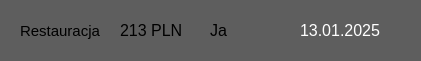
    <widget class="QWidget" name="wydatek1" native="true">
     <property name="geometry">
      <rect>
       <x>10</x>
       <y>10</y>
       <width>421</width>
       <height>61</height>
      </rect>
     </property>
     <property name="palette">
      <palette>
       <active>
        <colorrole role="WindowText">
         <brush brushstyle="SolidPattern">
          <color alpha="255">
           <red>255</red>
           <green>255</green>
           <blue>255</blue>
          </color>
         </brush>
        </colorrole>
        <colorrole role="Button">
         <brush brushstyle="SolidPattern">
          <color alpha="255">
           <red>94</red>
           <green>94</green>
           <blue>94</blue>
          </color>
         </brush>
        </colorrole>
        <colorrole role="Light">
         <brush brushstyle="SolidPattern">
          <color alpha="255">
           <red>38</red>
           <green>39</green>
           <blue>41</blue>
          </color>
         </brush>
        </colorrole>
        <colorrole role="Midlight">
         <brush brushstyle="SolidPattern">
          <color alpha="255">
           <red>31</red>
           <green>32</green>
           <blue>34</blue>
          </color>
         </brush>
        </colorrole>
        <colorrole role="Dark">
         <brush brushstyle="SolidPattern">
          <color alpha="255">
           <red>13</red>
           <green>13</green>
           <blue>14</blue>
          </color>
         </brush>
        </colorrole>
        <colorrole role="Mid">
         <brush brushstyle="SolidPattern">
          <color alpha="255">
           <red>17</red>
           <green>17</green>
           <blue>18</blue>
          </color>
         </brush>
        </colorrole>
        <colorrole role="Text">
         <brush brushstyle="SolidPattern">
          <color alpha="255">
           <red>255</red>
           <green>255</green>
           <blue>255</blue>
          </color>
         </brush>
        </colorrole>
        <colorrole role="BrightText">
         <brush brushstyle="SolidPattern">
          <color alpha="255">
           <red>255</red>
           <green>255</green>
           <blue>255</blue>
          </color>
         </brush>
        </colorrole>
        <colorrole role="ButtonText">
         <brush brushstyle="SolidPattern">
          <color alpha="255">
           <red>255</red>
           <green>255</green>
           <blue>255</blue>
          </color>
         </brush>
        </colorrole>
        <colorrole role="Base">
         <brush brushstyle="SolidPattern">
          <color alpha="255">
           <red>94</red>
           <green>94</green>
           <blue>94</blue>
          </color>
         </brush>
        </colorrole>
        <colorrole role="Window">
         <brush brushstyle="SolidPattern">
          <color alpha="255">
           <red>94</red>
           <green>94</green>
           <blue>94</blue>
          </color>
         </brush>
        </colorrole>
        <colorrole role="Shadow">
         <brush brushstyle="SolidPattern">
          <color alpha="255">
           <red>0</red>
           <green>0</green>
           <blue>0</blue>
          </color>
         </brush>
        </colorrole>
        <colorrole role="AlternateBase">
         <brush brushstyle="SolidPattern">
          <color alpha="255">
           <red>12</red>
           <green>13</green>
           <blue>13</blue>
          </color>
         </brush>
        </colorrole>
        <colorrole role="ToolTipBase">
         <brush brushstyle="SolidPattern">
          <color alpha="255">
           <red>255</red>
           <green>255</green>
           <blue>220</blue>
          </color>
         </brush>
        </colorrole>
        <colorrole role="ToolTipText">
         <brush brushstyle="SolidPattern">
          <color alpha="255">
           <red>0</red>
           <green>0</green>
           <blue>0</blue>
          </color>
         </brush>
        </colorrole>
        <colorrole role="PlaceholderText">
         <brush brushstyle="SolidPattern">
          <color alpha="127">
           <red>255</red>
           <green>255</green>
           <blue>255</blue>
          </color>
         </brush>
        </colorrole>
        <colorrole role="Accent">
         <brush brushstyle="SolidPattern">
          <color alpha="255">
           <red>0</red>
           <green>0</green>
           <blue>0</blue>
          </color>
         </brush>
        </colorrole>
       </active>
       <inactive>
        <colorrole role="WindowText">
         <brush brushstyle="SolidPattern">
          <color alpha="255">
           <red>255</red>
           <green>255</green>
           <blue>255</blue>
          </color>
         </brush>
        </colorrole>
        <colorrole role="Button">
         <brush brushstyle="SolidPattern">
          <color alpha="255">
           <red>94</red>
           <green>94</green>
           <blue>94</blue>
          </color>
         </brush>
        </colorrole>
        <colorrole role="Light">
         <brush brushstyle="SolidPattern">
          <color alpha="255">
           <red>38</red>
           <green>39</green>
           <blue>41</blue>
          </color>
         </brush>
        </colorrole>
        <colorrole role="Midlight">
         <brush brushstyle="SolidPattern">
          <color alpha="255">
           <red>31</red>
           <green>32</green>
           <blue>34</blue>
          </color>
         </brush>
        </colorrole>
        <colorrole role="Dark">
         <brush brushstyle="SolidPattern">
          <color alpha="255">
           <red>13</red>
           <green>13</green>
           <blue>14</blue>
          </color>
         </brush>
        </colorrole>
        <colorrole role="Mid">
         <brush brushstyle="SolidPattern">
          <color alpha="255">
           <red>17</red>
           <green>17</green>
           <blue>18</blue>
          </color>
         </brush>
        </colorrole>
        <colorrole role="Text">
         <brush brushstyle="SolidPattern">
          <color alpha="255">
           <red>255</red>
           <green>255</green>
           <blue>255</blue>
          </color>
         </brush>
        </colorrole>
        <colorrole role="BrightText">
         <brush brushstyle="SolidPattern">
          <color alpha="255">
           <red>255</red>
           <green>255</green>
           <blue>255</blue>
          </color>
         </brush>
        </colorrole>
        <colorrole role="ButtonText">
         <brush brushstyle="SolidPattern">
          <color alpha="255">
           <red>255</red>
           <green>255</green>
           <blue>255</blue>
          </color>
         </brush>
        </colorrole>
        <colorrole role="Base">
         <brush brushstyle="SolidPattern">
          <color alpha="255">
           <red>94</red>
           <green>94</green>
           <blue>94</blue>
          </color>
         </brush>
        </colorrole>
        <colorrole role="Window">
         <brush brushstyle="SolidPattern">
          <color alpha="255">
           <red>94</red>
           <green>94</green>
           <blue>94</blue>
          </color>
         </brush>
        </colorrole>
        <colorrole role="Shadow">
         <brush brushstyle="SolidPattern">
          <color alpha="255">
           <red>0</red>
           <green>0</green>
           <blue>0</blue>
          </color>
         </brush>
        </colorrole>
        <colorrole role="AlternateBase">
         <brush brushstyle="SolidPattern">
          <color alpha="255">
           <red>12</red>
           <green>13</green>
           <blue>13</blue>
          </color>
         </brush>
        </colorrole>
        <colorrole role="ToolTipBase">
         <brush brushstyle="SolidPattern">
          <color alpha="255">
           <red>255</red>
           <green>255</green>
           <blue>220</blue>
          </color>
         </brush>
        </colorrole>
        <colorrole role="ToolTipText">
         <brush brushstyle="SolidPattern">
          <color alpha="255">
           <red>0</red>
           <green>0</green>
           <blue>0</blue>
          </color>
         </brush>
        </colorrole>
        <colorrole role="PlaceholderText">
         <brush brushstyle="SolidPattern">
          <color alpha="127">
           <red>255</red>
           <green>255</green>
           <blue>255</blue>
          </color>
         </brush>
        </colorrole>
        <colorrole role="Accent">
         <brush brushstyle="SolidPattern">
          <color alpha="255">
           <red>0</red>
           <green>0</green>
           <blue>0</blue>
          </color>
         </brush>
        </colorrole>
       </inactive>
       <disabled>
        <colorrole role="WindowText">
         <brush brushstyle="SolidPattern">
          <color alpha="255">
           <red>13</red>
           <green>13</green>
           <blue>14</blue>
          </color>
         </brush>
        </colorrole>
        <colorrole role="Button">
         <brush brushstyle="SolidPattern">
          <color alpha="255">
           <red>94</red>
           <green>94</green>
           <blue>94</blue>
          </color>
         </brush>
        </colorrole>
        <colorrole role="Light">
         <brush brushstyle="SolidPattern">
          <color alpha="255">
           <red>38</red>
           <green>39</green>
           <blue>41</blue>
          </color>
         </brush>
        </colorrole>
        <colorrole role="Midlight">
         <brush brushstyle="SolidPattern">
          <color alpha="255">
           <red>31</red>
           <green>32</green>
           <blue>34</blue>
          </color>
         </brush>
        </colorrole>
        <colorrole role="Dark">
         <brush brushstyle="SolidPattern">
          <color alpha="255">
           <red>13</red>
           <green>13</green>
           <blue>14</blue>
          </color>
         </brush>
        </colorrole>
        <colorrole role="Mid">
         <brush brushstyle="SolidPattern">
          <color alpha="255">
           <red>17</red>
           <green>17</green>
           <blue>18</blue>
          </color>
         </brush>
        </colorrole>
        <colorrole role="Text">
         <brush brushstyle="SolidPattern">
          <color alpha="255">
           <red>13</red>
           <green>13</green>
           <blue>14</blue>
          </color>
         </brush>
        </colorrole>
        <colorrole role="BrightText">
         <brush brushstyle="SolidPattern">
          <color alpha="255">
           <red>255</red>
           <green>255</green>
           <blue>255</blue>
          </color>
         </brush>
        </colorrole>
        <colorrole role="ButtonText">
         <brush brushstyle="SolidPattern">
          <color alpha="255">
           <red>13</red>
           <green>13</green>
           <blue>14</blue>
          </color>
         </brush>
        </colorrole>
        <colorrole role="Base">
         <brush brushstyle="SolidPattern">
          <color alpha="255">
           <red>94</red>
           <green>94</green>
           <blue>94</blue>
          </color>
         </brush>
        </colorrole>
        <colorrole role="Window">
         <brush brushstyle="SolidPattern">
          <color alpha="255">
           <red>94</red>
           <green>94</green>
           <blue>94</blue>
          </color>
         </brush>
        </colorrole>
        <colorrole role="Shadow">
         <brush brushstyle="SolidPattern">
          <color alpha="255">
           <red>0</red>
           <green>0</green>
           <blue>0</blue>
          </color>
         </brush>
        </colorrole>
        <colorrole role="AlternateBase">
         <brush brushstyle="SolidPattern">
          <color alpha="255">
           <red>25</red>
           <green>26</green>
           <blue>27</blue>
          </color>
         </brush>
        </colorrole>
        <colorrole role="ToolTipBase">
         <brush brushstyle="SolidPattern">
          <color alpha="255">
           <red>255</red>
           <green>255</green>
           <blue>220</blue>
          </color>
         </brush>
        </colorrole>
        <colorrole role="ToolTipText">
         <brush brushstyle="SolidPattern">
          <color alpha="255">
           <red>0</red>
           <green>0</green>
           <blue>0</blue>
          </color>
         </brush>
        </colorrole>
        <colorrole role="PlaceholderText">
         <brush brushstyle="SolidPattern">
          <color alpha="127">
           <red>13</red>
           <green>13</green>
           <blue>14</blue>
          </color>
         </brush>
        </colorrole>
        <colorrole role="Accent">
         <brush brushstyle="SolidPattern">
          <color alpha="255">
           <red>18</red>
           <green>18</green>
           <blue>19</blue>
          </color>
         </brush>
        </colorrole>
       </disabled>
      </palette>
     </property>
     <property name="autoFillBackground">
      <bool>false</bool>
     </property>
     <property name="styleSheet">
      <string notr="true">	background-color: rgb(94, 94, 94);</string>
     </property>
     <widget class="QLabel" name="labelNazwa">
      <property name="geometry">
       <rect>
        <x>20</x>
        <y>20</y>
        <width>91</width>
        <height>21</height>
       </rect>
      </property>
      <property name="font">
       <font>
        <family>Tahoma</family>
        <pointsize>11</pointsize>
        <bold>false</bold>
       </font>
      </property>
      <property name="text">
       <string>Restauracja</string>
      </property>
     </widget>
     <widget class="QLabel" name="labelKwota">
      <property name="geometry">
       <rect>
        <x>120</x>
        <y>20</y>
        <width>71</width>
        <height>21</height>
       </rect>
      </property>
      <property name="font">
       <font>
        <family>Tahoma</family>
        <pointsize>12</pointsize>
        <bold>false</bold>
       </font>
      </property>
      <property name="text">
       <string>213 PLN</string>
      </property>
     </widget>
     <widget class="QLabel" name="labelOsoba">
      <property name="geometry">
       <rect>
        <x>210</x>
        <y>20</y>
        <width>61</width>
        <height>21</height>
       </rect>
      </property>
      <property name="font">
       <font>
        <family>Tahoma</family>
        <pointsize>12</pointsize>
        <bold>false</bold>
       </font>
      </property>
      <property name="text">
       <string>Ja</string>
      </property>
     </widget>
     <widget class="QLabel" name="labelOsoba_10">
      <property name="geometry">
       <rect>
        <x>300</x>
        <y>20</y>
        <width>101</width>
        <height>21</height>
       </rect>
      </property>
      <property name="font">
       <font>
        <family>Tahoma</family>
        <pointsize>12</pointsize>
        <bold>false</bold>
       </font>
      </property>
      <property name="styleSheet">
       <string notr="true">color: rgb(255, 255, 255);</string>
      </property>
      <property name="text">
       <string>13.01.2025</string>
      </property>
     </widget>
    </widget>
